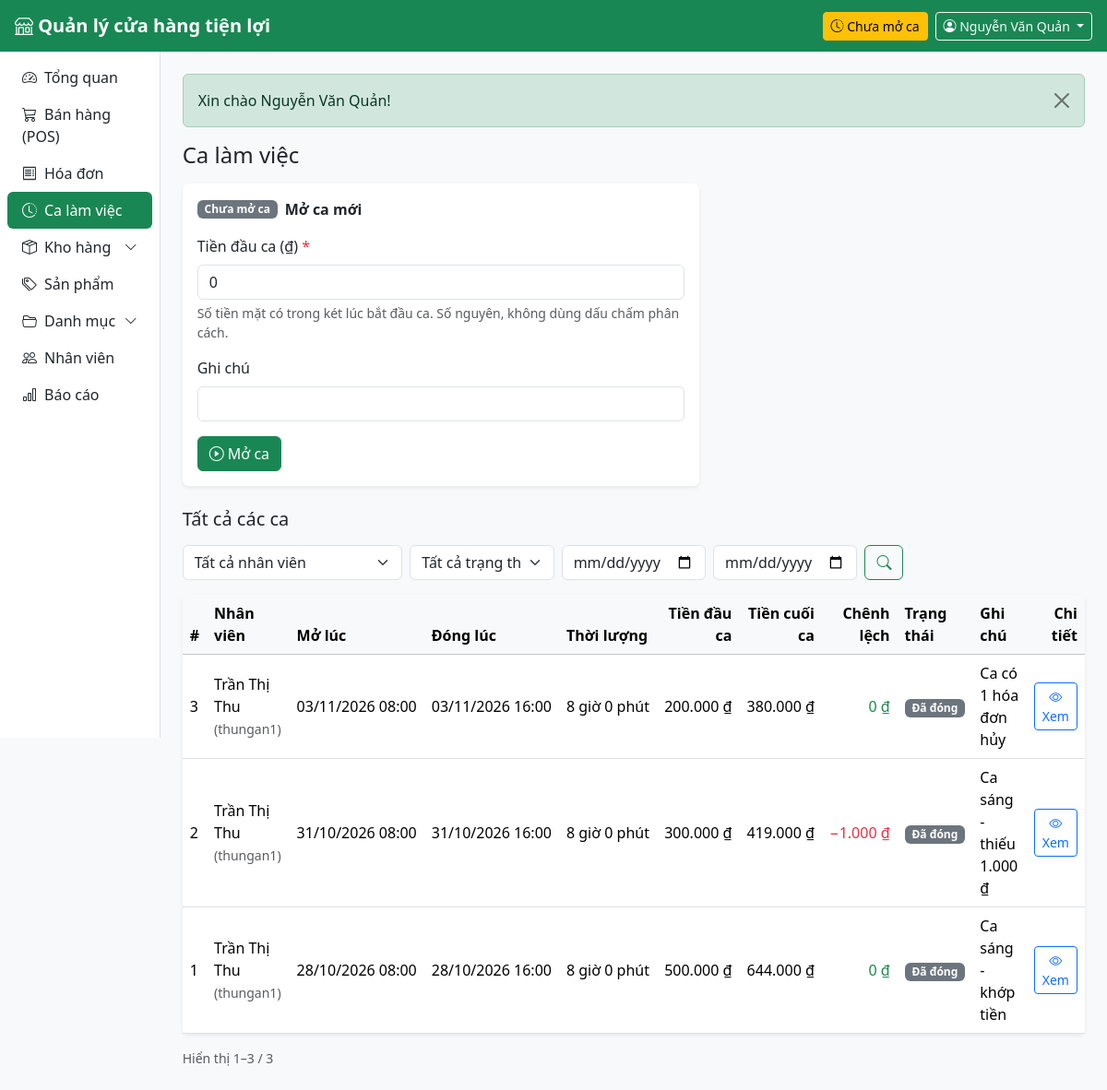
/public/shifts (signed in), run on the app's committed database.
### tables this page shows
CREATE TABLE users (
    id            INT UNSIGNED AUTO_INCREMENT PRIMARY KEY,
    store_id      INT UNSIGNED NOT NULL,
    role_id       TINYINT UNSIGNED NOT NULL,
    username      VARCHAR(50) NOT NULL UNIQUE,
    password_hash VARCHAR(255) NOT NULL,
    full_name     VARCHAR(100) NOT NULL,
    phone         VARCHAR(20),
    email         VARCHAR(100),
    is_active     TINYINT(1) NOT NULL DEFAULT 1,
    last_login_at DATETIME NULL,
    created_at    DATETIME NOT NULL DEFAULT CURRENT_TIMESTAMP,
    CONSTRAINT fk_users_store FOREIGN KEY (store_id) REFERENCES stores(id),
    CONSTRAINT fk_users_role  FOREIGN KEY (role_id)  REFERENCES roles(id)
);

CREATE TABLE shifts (
    id            INT UNSIGNED AUTO_INCREMENT PRIMARY KEY,
    store_id      INT UNSIGNED NOT NULL,
    user_id       INT UNSIGNED NOT NULL,
    opened_at     DATETIME NOT NULL DEFAULT CURRENT_TIMESTAMP,
    closed_at     DATETIME NULL,
    opening_cash  DECIMAL(12,0) NOT NULL DEFAULT 0,
    closing_cash  DECIMAL(12,0) NULL,              
    expected_cash DECIMAL(12,0) NULL,              
    status        ENUM('open','closed') NOT NULL DEFAULT 'open',
    note          VARCHAR(255),
    CONSTRAINT fk_shifts_store FOREIGN KEY (store_id) REFERENCES stores(id),
    CONSTRAINT fk_shifts_user  FOREIGN KEY (user_id)  REFERENCES users(id)
);

### app/Views/shifts/index.php (the view, shortened to what the rows shown need)
<?php
$fmtDuration = function (int $min): string {
    return $min >= 60 ? intdiv($min, 60) . ' giờ ' . ($min % 60) . ' phút' : $min . ' phút';
};
?>
<h1 class="h4 mb-3">Ca làm việc</h1>
<div class="card border-0 shadow-sm mb-4" style="max-width: 560px">
    <div class="card-body">
        <?php if ($current): ?>
            <div class="d-flex align-items-center gap-2 mb-2">
                <span class="badge text-bg-success">Đang mở</span>
                <span class="fw-semibold">Ca của bạn</span>
            </div>
            <dl class="row mb-0">
                <dt class="col-sm-5">Mở lúc</dt>
                <dd class="col-sm-7"><?= e(date('d/m/Y H:i', strtotime($current['opened_at']))) ?> (đã <?= e($fmtDuration((int) $current['minutes_open'])) ?>)</dd>
                <dt class="col-sm-5">Tiền đầu ca</dt>
                <dd class="col-sm-7"><?= money($current['opening_cash']) ?></dd>
                <dt class="col-sm-5">Ghi chú</dt>
                <dd class="col-sm-7 mb-0"><?= ($current['note'] ?? '') !== '' ? e($current['note']) : '—' ?></dd>
            </dl>
            <hr>
            <div class="mb-3">
                <div class="fw-semibold mb-1">Doanh thu ca này</div>
                <div><?= (int) $summary['orders_count'] ?> hóa đơn · <strong><?= money($summary['revenue']) ?></strong>
                    <?php if ($summary['cancelled_count'] > 0): ?><span class="text-muted small">(<?= (int) $summary['cancelled_count'] ?> hóa đơn hủy không tính)</span><?php endif; ?></div>
                <?php foreach ($summary['methods'] as $m): ?>
                    <div class="small text-muted"><?= e($m['name']) ?>: <?= money($m['amount']) ?> (<?= (int) $m['orders_count'] ?> hóa đơn)</div>
                <?php endforeach; ?>
                <a href="<?= url('/shifts/' . (int) $current['id']) ?>" class="small">Xem chi tiết ca</a>
            </div>
            <form method="post" action="<?= url('/shifts/' . (int) $current['id'] . '/close') ?>" novalidate data-once
                  onsubmit="return confirm('Đóng ca hiện tại? Sau khi đóng không thể mở lại.')">
                <?= csrf_field() ?>
                <div class="mb-2">Tiền mặt dự kiến trong két: <strong><?= money($expected) ?></strong></div>
                <?php partial('field', [
                    'name'     => 'closing_cash',
                    'label'    => 'Tiền mặt đếm thực tế cuối ca (₫)',
                    'type'     => 'number',
                    'value'    => (string) $expected,
                    'required' => true,
                    'help'     => 'Đếm tiền trong két và nhập số thực tế. Hệ thống ghi nhận chênh lệch nếu có.',
                    'attrs'    => 'min="0" max="999999999" step="1" inputmode="numeric"',
                ]) ?>
                <button class="btn btn-danger"><i class="bi bi-stop-circle"></i> Đóng ca</button>
            </form>
        <?php else: ?>
            <div class="d-flex align-items-center gap-2 mb-3">
                <span class="badge text-bg-secondary">Chưa mở ca</span>
                <span class="fw-semibold">Mở ca mới</span>
            </div>
            <form method="post" action="<?= url('/shifts/open') ?>" novalidate data-once>
                <button class="btn btn-success"><i class="bi bi-play-circle"></i> Mở ca</button>
            </form>
        <?php endif; ?>
    </div>
</div>
<h2 class="h5 mb-3"><?= $isAdmin ? 'Tất cả các ca' : 'Lịch sử ca của tôi' ?></h2>
<form method="get" action="<?= url('/shifts') ?>" class="row g-2 mb-3 no-print">
    <?php if ($isAdmin): ?>
        <div class="col-12 col-md-3">
            <select name="user_id" class="form-select" aria-label="Nhân viên">
                <option value="">Tất cả nhân viên</option>
            </select>
        </div>
    <?php endif; ?>
    <div class="col-12 col-md-2">
        <select name="status" class="form-select" aria-label="Trạng thái">
            <option value="">Tất cả trạng thái</option>
        </select>
    </div>
    <div class="col-6 col-md-2"><input type="date" name="from" class="form-control" value="<?= e($from) ?>" aria-label="Từ ngày" title="Từ ngày"></div>
    <div class="col-6 col-md-2"><input type="date" name="to" class="form-control" value="<?= e($to) ?>" aria-label="Đến ngày" title="Đến ngày"></div>
    <div class="col-12 col-md-3 d-flex gap-2">
        <button class="btn btn-outline-success"><i class="bi bi-search"></i></button>
    </div>
</form>
<div class="card border-0 shadow-sm">
    <div class="table-responsive">
        <table class="table table-hover align-middle mb-0">
            <thead class="table-light">
                <tr>
                    <th>#</th>
                    <?php if ($isAdmin): ?><th>Nhân viên</th><?php endif; ?>
                    <th>Mở lúc</th>
                    <th>Đóng lúc</th>
                    <th>Thời lượng</th>
                    <th class="text-end">Tiền đầu ca</th>
                    <th class="text-end">Tiền cuối ca</th>
                    <th class="text-end">Chênh lệch</th>
                    <th>Trạng thái</th>
                    <th>Ghi chú</th>
                    <th class="text-end">Chi tiết</th>
                </tr>
            </thead>
            <tbody>
            <?php foreach ($shifts as $s): ?>
                <tr data-shift-row>
                    <td><?= e($s['id']) ?></td>
                    <?php if ($isAdmin): ?><td><?= e($s['user_name']) ?> <span class="text-muted small">(<?= e($s['username']) ?>)</span></td><?php endif; ?>
                    <td class="text-nowrap"><?= e(date('d/m/Y H:i', strtotime($s['opened_at']))) ?></td>
                    <td class="text-nowrap"><?= $s['closed_at'] === null ? '—' : e(date('d/m/Y H:i', strtotime($s['closed_at']))) ?></td>
                    <td class="text-nowrap"><?= e($fmtDuration((int) $s['minutes'])) ?></td>
                    <td class="text-end text-nowrap"><?= money($s['opening_cash']) ?></td>
                    <td class="text-end text-nowrap"><?= $s['closing_cash'] === null ? '—' : money($s['closing_cash']) ?></td>
                    <td class="text-end text-nowrap">
                        <?php if ($s['status'] === 'closed' && $s['closing_cash'] !== null && $s['expected_cash'] !== null):
                            $d = (int) $s['closing_cash'] - (int) $s['expected_cash']; ?>
                            <span class="<?= $d === 0 ? 'text-success' : 'text-danger' ?>"><?= $d > 0 ? '+' : ($d < 0 ? '−' : '') ?><?= money(abs($d)) ?></span>
                        <?php else: ?>—<?php endif; ?>
                    </td>
                    <td>
                        <?php if ($s['status'] === 'open'): ?>
                            <span class="badge text-bg-success">Đang mở</span>
                            <?php if ($isAdmin && (!$current || (int) $current['id'] !== (int) $s['id'])): ?>
                                <form method="post" action="<?= url('/shifts/' . (int) $s['id'] . '/close') ?>" class="d-inline-flex gap-1 mt-1" data-once
                                      onsubmit="return confirm('Đóng hộ ca #<?= (int) $s['id'] ?> với số tiền đã nhập?')">
                                    <?= csrf_field() ?>
                                    <input type="number" name="closing_cash" class="form-control form-control-sm" style="width:9rem" min="0" max="999999999" step="1" required placeholder="Tiền cuối ca" aria-label="Tiền cuối ca">
                                    <button class="btn btn-sm btn-outline-danger text-nowrap">Đóng ca</button>
                                </form>
                            <?php endif; ?>
                        <?php else: ?>
                            <span class="badge text-bg-secondary">Đã đóng</span>
                        <?php endif; ?>
                    </td>
                    <td><?= ($s['note'] ?? '') !== '' ? e($s['note']) : '—' ?></td>
                    <td class="text-end"><a href="<?= url('/shifts/' . (int) $s['id']) ?>" class="btn btn-sm btn-outline-primary"><i class="bi bi-eye"></i> Xem</a></td>
                </tr>
            <?php endforeach; ?>
            </tbody>
        </table>
    </div>
</div>

### app/Core/Router.php (shortened to what the rows shown need)
<?php
class Router
{
    private array $routes = [];
    private function add(string $method, string $path, array $action, ?array $roles): void
    {
        $this->routes[] = compact('method', 'pattern', 'action', 'roles');
    }
    public function dispatch(string $method, string $uri): void
    {
        $path = parse_url($uri, PHP_URL_PATH) ?? '/';
        $base = App::basePath();
        if ($base !== '' && str_starts_with($path, $base)) {
            $path = substr($path, strlen($base));
        }
        $path = '/' . trim(preg_replace('#^/index\.php#', '', $path), '/');
        foreach ($this->routes as $route) {
            if ($route['method'] !== $method || !preg_match($route['pattern'], $path, $m)) {
                continue;
            }
            if ($route['roles'] !== null) {
                Auth::requireLogin();
            }
            [$class, $fn] = $route['action'];
            $params = array_filter($m, 'is_string', ARRAY_FILTER_USE_KEY);
            (new $class())->$fn(...$params);
            return;
        }
    }
}

### app/Views/layouts/main.php (shortened to what the rows shown need)
<?php
$user = Auth::user();
$menu = [
    ['/',          'speedometer2', 'Tổng quan',     ['admin', 'cashier', 'warehouse']],
    ['/pos',       'cart3',        'Bán hàng (POS)', ['admin', 'cashier']],
    ['/orders',    'receipt',      'Hóa đơn',        ['admin', 'cashier']],
    ['/shifts',    'clock-history', 'Ca làm việc',   ['admin', 'cashier']],
    ['#warehouse', 'box-seam',     'Kho hàng',       ['admin', 'warehouse'], [
        ['/inventory', 'Tồn kho'],
        ['/receipts',  'Phiếu nhập'],
    ]],
    ['/products',  'tags',         'Sản phẩm',       ['admin']],
    ['#catalog',   'folder2-open', 'Danh mục',       ['admin'], [
        ['/categories', 'Loại hàng'],
        ['/units',      'Đơn vị tính'],
        ['/suppliers',  'Nhà cung cấp'],
    ]],
    ['/users',     'people',       'Nhân viên',      ['admin']],
    ['/reports',   'bar-chart',    'Báo cáo',        ['admin']],
];
?>
<!doctype html>
<html lang="vi">
<head>
    <link rel="stylesheet" href="https://cdn.jsdelivr.net/npm/bootstrap@5.3.3/dist/css/bootstrap.min.css">
    <link rel="stylesheet" href="https://cdn.jsdelivr.net/npm/bootstrap-icons@1.11.3/font/bootstrap-icons.min.css">
    <link rel="stylesheet" href="<?= asset('css/app.css') ?>">
</head>
<body class="bg-body-tertiary">
<nav class="navbar navbar-dark bg-success sticky-top px-3">
    <a class="navbar-brand fw-semibold me-auto" href="<?= url('/') ?>">
        <i class="bi bi-shop"></i> <?= e(App::config('app.name')) ?>
    </a>
    <?php if (Auth::hasRole('admin', 'cashier')): ?>
        <?php $myShift = (new Shift())->findOpenByUser((int) $user['id']); ?>
        <a href="<?= url('/shifts') ?>" class="btn btn-sm me-2 <?= $myShift ? 'btn-light text-success' : 'btn-warning' ?>">
            <i class="bi bi-clock-history"></i>
            <?= $myShift ? 'Ca mở từ ' . e(date('H:i', strtotime($myShift['opened_at']))) : 'Chưa mở ca' ?>
        </a>
    <?php endif; ?>
    <div class="dropdown">
        <button class="btn btn-outline-light btn-sm dropdown-toggle" data-bs-toggle="dropdown">
            <i class="bi bi-person-circle"></i>
            <span class="d-none d-sm-inline"><?= e($user['full_name']) ?></span>
        </button>
    </div>
</nav>
<div class="d-flex">
    <aside class="offcanvas-lg offcanvas-start sidebar bg-white border-end" id="sidebar" tabindex="-1">
        <nav class="nav nav-pills flex-column p-2">
            <?php foreach ($menu as $i => $item): ?>
                <?php
                [$href, $icon, $label, $roles] = $item;
                $children = $item[4] ?? [];
                ?>
                <?php if ($children): ?>
                    <?php $open = array_filter($children, fn($c) => active($c[0]) !== ''); ?>
                    <a class="nav-link d-flex justify-content-between align-items-center <?= $open ? 'fw-semibold text-success' : '' ?>"
                       data-bs-toggle="collapse" href="#menu-group-<?= $i ?>" role="button"
                       aria-expanded="<?= $open ? 'true' : 'false' ?>" aria-controls="menu-group-<?= $i ?>">
                        <span><i class="bi bi-<?= $icon ?> me-2"></i><?= e($label) ?></span>
                        <i class="bi bi-chevron-down small"></i>
                    </a>
                <?php else: ?>
                    <a class="nav-link <?= active($href) ?>" href="<?= url($href) ?>">
                        <i class="bi bi-<?= $icon ?> me-2"></i><?= e($label) ?>
                    </a>
                <?php endif; ?>
            <?php endforeach; ?>
        </nav>
    </aside>
    <main class="flex-grow-1 p-3 p-md-4 min-vw-0">
        <?php foreach (Session::pullFlash() as $f): ?>
            <div class="alert alert-<?= e($f['type']) ?> alert-dismissible fade show">
                <?= e($f['message']) ?>
                <button type="button" class="btn-close" data-bs-dismiss="alert"></button>
            </div>
        <?php endforeach; ?>
        <?= $content ?>
    </main>
</div>
</body>
</html>

### data on the page
users: full_name "Nguyễn Văn Quản"
shifts: id "3", user.full_name "Trần Thị Thu", user.username "thungan1", opened_at "03/11/2026 08:00", closed_at "03/11/2026 16:00", minutes "8 giờ 0 phút", opening_cash "200.000 ₫", closing_cash "380.000 ₫", money(abs($d)) "0 ₫", status "Đã đóng", note "Ca có 1 hóa đơn hủy"
shifts: id "2", user.full_name "Trần Thị Thu", user.username "thungan1", opened_at "31/10/2026 08:00", closed_at "31/10/2026 16:00", minutes "8 giờ 0 phút", opening_cash "300.000 ₫", closing_cash "419.000 ₫", money(abs($d)) "1.000 ₫", status "Đã đóng", note "Ca sáng - thiếu 1.000 ₫"
shifts: id "1", user.full_name "Trần Thị Thu", user.username "thungan1", opened_at "28/10/2026 08:00", closed_at "28/10/2026 16:00", minutes "8 giờ 0 phút", opening_cash "500.000 ₫", closing_cash "644.000 ₫", money(abs($d)) "0 ₫", status "Đã đóng", note "Ca sáng - khớp tiền"

### other printed values
$label "Tổng quan"
$label "Bán hàng (POS)"
$label "Hóa đơn"
$label "Ca làm việc"
$label "Kho hàng"
$label "Sản phẩm"
$label "Danh mục"
$label "Nhân viên"
$label "Báo cáo"
$f['message'] "Xin chào Nguyễn Văn Quản!"
$label "Tiền đầu ca (₫) Ghi chú"
$paginator->summary() "Hiển thị 1–3 / 3"
